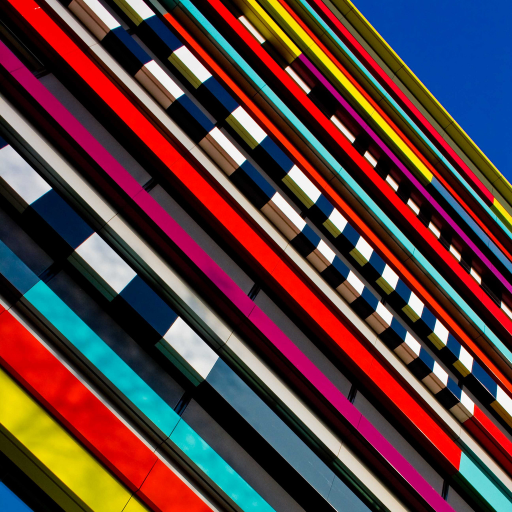
#> input picture BSRGAN/utils/test.png, 1024 x 1024 px, given as the content of the folder /root/media/quoc-huy/eval-wir/srbenchmarks/Set5/HR, which was not available (shown at 1/2 size)
$ python bsrgan_method.py   (older library calls are emulated)
#> lines starting #> are read from the running program, lines starting #| are printed output that depends on the picture; pictures that were not available may be replaced by others from this repository, and a replacement may not be noted
### BSRGAN/degradation/utils_image.py
import os
import math
import random
import numpy as np
import torch
import cv2
# from torchvision.utils import make_grid
from datetime import datetime
# import torchvision.transforms as transforms
import matplotlib.pyplot as plt
from mpl_toolkits.mplot3d import Axes3D
os.environ["KMP_DUPLICATE_LIB_OK"] = "TRUE"


'''
# --------------------------------------------
# Kai Zhang (github: https://github.com/cszn)
# 03/Mar/2019
# --------------------------------------------
# https://github.com/twhui/SRGAN-pyTorch
# https://github.com/xinntao/BasicSR
# --------------------------------------------
'''


IMG_EXTENSIONS = ['.jpg', '.JPG', '.jpeg', '.JPEG', '.png', '.PNG', '.ppm', '.PPM', '.bmp', '.BMP', '.tif']


def is_image_file(filename):
    return any(filename.endswith(extension) for extension in IMG_EXTENSIONS)


def get_timestamp():
    return datetime.now().strftime('%y%m%d-%H%M%S')


# [21 lines left out: functions imshow, surf, not called in this run]


'''
# --------------------------------------------
# get image pathes
# --------------------------------------------
'''


# [21 lines left out: functions get_image_paths, _get_paths_from_images, not called in this run]


'''
# --------------------------------------------
# split large images into small images
# --------------------------------------------
'''


# [50 lines left out: functions patches_from_image, imssave, split_imageset, not called in this run]
        #if original_dataroot == taget_dataroot:
        #del img_path

'''
# --------------------------------------------
# makedir
# --------------------------------------------
'''


def mkdir(path):
    if not os.path.exists(path):
        os.makedirs(path)


# [14 lines left out: functions mkdirs, mkdir_and_rename, not called in this run]


'''
# --------------------------------------------
# read image from path
# opencv is fast, but read BGR numpy image
# --------------------------------------------
'''


# --------------------------------------------
# get uint8 image of size HxWxn_channles (RGB)
# --------------------------------------------
def imread_uint(path, n_channels=3):
    #  input: path
    # output: HxWx3(RGB or GGG), or HxWx1 (G)
#> called with n_channels = 3
    if n_channels == 1:
        img = cv2.imread(path, 0)  # cv2.IMREAD_GRAYSCALE
        img = np.expand_dims(img, axis=2)  # HxWx1
    elif n_channels == 3:
        img = cv2.imread(path, cv2.IMREAD_UNCHANGED)  # BGR or G
#> img is the input picture: shape (1024, 1024, 3); mean B, G, R 60.7, 60.2, 88.5
        if img.ndim == 2:
            img = cv2.cvtColor(img, cv2.COLOR_GRAY2RGB)  # GGG
        else:
            img = cv2.cvtColor(img, cv2.COLOR_BGR2RGB)  # RGB
    return img


# --------------------------------------------
# matlab's imwrite
# --------------------------------------------
def imsave(img, img_path):
    img = np.squeeze(img)
    if img.ndim == 3:
        img = img[:, :, [2, 1, 0]]
    cv2.imwrite(img_path, img)

# [22 lines left out: functions imwrite, read_img, not called in this run]


'''
# --------------------------------------------
# image format conversion
# --------------------------------------------
# numpy(single) <--->  numpy(uint)
# numpy(single) <--->  tensor
# numpy(uint)   <--->  tensor
# --------------------------------------------
'''


# --------------------------------------------
# numpy(single) [0, 1] <--->  numpy(uint)
# --------------------------------------------


def uint2single(img):

    return np.float32(img/255.)
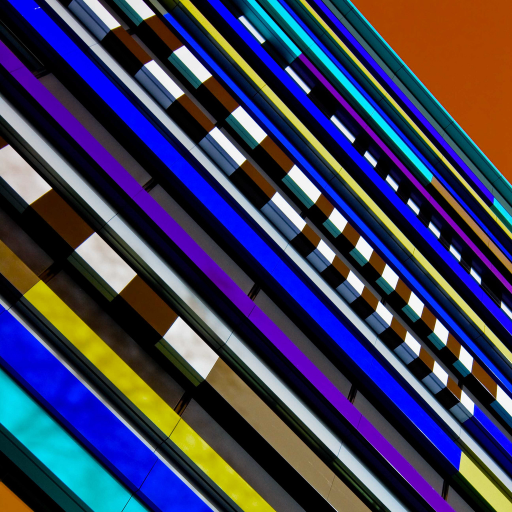
#> returned value: shape (1024, 1024, 3) float32 (shown at 1/2 size); mean of channels 0, 1, 2 0.347, 0.236, 0.238; drawn as B, G, R


def single2uint(img):

    return np.uint8((img.clip(0, 1)*255.).round())


def uint162single(img):

    return np.float32(img/65535.)


def single2uint16(img):

    return np.uint16((img.clip(0, 1)*65535.).round())


# --------------------------------------------
# numpy(uint) (HxWxC or HxW) <--->  tensor
# --------------------------------------------


# convert uint to 4-dimensional torch tensor
# [19 lines left out: functions uint2tensor4, uint2tensor3, tensor2uint, not called in this run]


# --------------------------------------------
# numpy(single) (HxWxC) <--->  tensor
# --------------------------------------------


# convert single (HxWxC) to 3-dimensional torch tensor
def single2tensor3(img):
    return torch.from_numpy(np.ascontiguousarray(img)).permute(2, 0, 1).float()


# convert single (HxWxC) to 4-dimensional torch tensor
def single2tensor4(img):
    return torch.from_numpy(np.ascontiguousarray(img)).permute(2, 0, 1).float().unsqueeze(0)


# convert torch tensor to single
# [15 lines left out: functions tensor2single, tensor2single3, not called in this run]


def single2tensor5(img):
    return torch.from_numpy(np.ascontiguousarray(img)).permute(2, 0, 1, 3).float().unsqueeze(0)


def single32tensor5(img):
    return torch.from_numpy(np.ascontiguousarray(img)).float().unsqueeze(0).unsqueeze(0)


def single42tensor4(img):
    return torch.from_numpy(np.ascontiguousarray(img)).permute(2, 0, 1, 3).float()


# [26 lines of commented-out code are left out]


'''
# --------------------------------------------
# Augmentation, flipe and/or rotate
# --------------------------------------------
# The following two are enough.
# (1) augmet_img: numpy image of WxHxC or WxH
# (2) augment_img_tensor4: tensor image 1xCxWxH
# --------------------------------------------
'''


# [105 lines left out: functions augment_img, augment_img_tensor4, augment_img_tensor, augment_img_np3, augment_imgs, not called in this run]


'''
# --------------------------------------------
# modcrop and shave
# --------------------------------------------
'''


# [22 lines left out: functions modcrop, shave, not called in this run]


'''
# --------------------------------------------
# image processing process on numpy image
# channel_convert(in_c, tar_type, img_list):
# rgb2ycbcr(img, only_y=True):
# bgr2ycbcr(img, only_y=True):
# ycbcr2rgb(img):
# --------------------------------------------
'''


# [81 lines left out: functions rgb2ycbcr, ycbcr2rgb, bgr2ycbcr, channel_convert, not called in this run]


'''
# --------------------------------------------
# metric, PSNR, SSIM and PSNRB
# --------------------------------------------
'''


# --------------------------------------------
# PSNR
# --------------------------------------------
# [151 lines left out: functions calculate_psnr, calculate_ssim, ssim, _blocking_effect_factor, calculate_psnrb, not called in this run]

'''
# --------------------------------------------
# matlab's bicubic imresize (numpy and torch) [0, 1]
# --------------------------------------------
'''


# matlab 'imresize' function, now only support 'bicubic'
# [210 lines left out: functions cubic, calculate_weights_indices, imresize, imresize_np, not called in this run]


# [2 lines that do not run on import are left out]
# [10 lines of commented-out code are left out]

### BSRGAN/degradation/bsrgan_method.py
import random
import numpy as np
import cv2
from scipy import ndimage
import torch
import utils_image as util
import scipy.stats as ss
from scipy.interpolate import RectBivariateSpline
from scipy.linalg import orth
import argparse
import os

# [12 lines left out: function modcrop_np, not called in this run]


"""
# --------------------------------------------
# anisotropic Gaussian kernels
# --------------------------------------------
"""
# [14 lines left out: function analytic_kernel, not called in this run]


def anisotropic_Gaussian(ksize=15, theta=np.pi, l1=6, l2=6):
    """ generate an anisotropic Gaussian kernel
    Args:
        ksize : e.g., 15, kernel size
        theta : [0,  pi], rotation angle range
        l1    : [0.1,50], scaling of eigenvalues
        l2    : [0.1,l1], scaling of eigenvalues
        If l1 = l2, will get an isotropic Gaussian kernel.

    Returns:
        k     : kernel
    """

    v = np.dot(np.array([[np.cos(theta), -np.sin(theta)], [np.sin(theta), np.cos(theta)]]), np.array([1., 0.]))
    V = np.array([[v[0], v[1]], [v[1], -v[0]]])
    D = np.array([[l1, 0], [0, l2]])
    Sigma = np.dot(np.dot(V, D), np.linalg.inv(V))
    k = gm_blur_kernel(mean=[0, 0], cov=Sigma, size=ksize)

    return k


def gm_blur_kernel(mean, cov, size=15):
    center = size / 2.0 + 0.5
    k = np.zeros([size, size])
    for y in range(size):
        for x in range(size):
            cy = y - center + 1
            cx = x - center + 1
            k[y, x] = ss.multivariate_normal.pdf([cx, cy], mean=mean, cov=cov)

    k = k / np.sum(k)
    return k


def shift_pixel(x, sf, upper_left=True):
    """shift pixel for super-resolution with different scale factors
    Args:
        x: WxHxC or WxH
        sf: scale factor
        upper_left: shift direction
    """
    h, w = x.shape[:2]
    shift = (sf-1)*0.5
    xv, yv = np.arange(0, w, 1.0), np.arange(0, h, 1.0)
    if upper_left:
        x1 = xv + shift
        y1 = yv + shift
    else:
        x1 = xv - shift
        y1 = yv - shift

    x1 = np.clip(x1, 0, w-1)
    y1 = np.clip(y1, 0, h-1)

    if x.ndim == 2:
        f = RectBivariateSpline(yv, xv, x)
        x = f(y1, x1)
    elif x.ndim == 3:
        out = []
        for i in range(x.shape[-1]):
            f = RectBivariateSpline(yv, xv, x[:, :, i])
            out.append(f(y1, x1))
        x = np.stack(out, axis=-1)

    return x


# [58 lines left out: functions blur, gen_kernel, not called in this run]


def fspecial_gaussian(hsize, sigma):
    hsize = [hsize, hsize]
    siz = [(hsize[0]-1.0)/2.0, (hsize[1]-1.0)/2.0]
    std = sigma
    [x, y] = np.meshgrid(np.arange(-siz[1], siz[1]+1), np.arange(-siz[0], siz[0]+1))
    arg = -(x*x + y*y)/(2*std*std)
    h = np.exp(arg)
    h[h < np.finfo(float).eps * h.max()] = 0
    sumh = h.sum()
    if sumh != 0:
        h = h/sumh
    return h


# [7 lines left out: function fspecial_laplacian, not called in this run]


def fspecial(filter_type, *args, **kwargs):
    '''
    python code from:
    https://github.com/ronaldosena/imagens-medicas-2/blob/40171a6c259edec7827a6693a93955de2bd39e76/Aulas/aula_2_-_uniform_filter/matlab_fspecial.py
    '''
    if filter_type == 'gaussian':
        return fspecial_gaussian(*args, **kwargs)
    if filter_type == 'laplacian':
        return fspecial_laplacian(*args, **kwargs)

"""
# --------------------------------------------
# degradation models
# --------------------------------------------
"""


# [105 lines left out: functions bicubic_degradation, srmd_degradation, dpsr_degradation, classical_degradation, add_sharpening, not called in this run]


def add_blur(img, sf=4):
    wd2 = 4.0 + sf
    wd = 2.0 + 0.2*sf
    if random.random() < 0.5:
        l1 = wd2*random.random()
        l2 = wd2*random.random()
        k = anisotropic_Gaussian(ksize=2*random.randint(2,11)+3, theta=random.random()*np.pi, l1=l1, l2=l2)
    else:
        k = fspecial('gaussian', 2*random.randint(2,11)+3, wd*random.random())
    img = ndimage.convolve(img, np.expand_dims(k, axis=2), mode='mirror')

    return img


# [12 lines left out: function add_resize, not called in this run]


def add_Gaussian_noise(img, noise_level1=2, noise_level2=25):
    noise_level = random.randint(noise_level1, noise_level2)
    rnum = np.random.rand()
    if rnum > 0.6:   # add color Gaussian noise
        img += np.random.normal(0, noise_level/255.0, img.shape).astype(np.float32)
    elif rnum < 0.4: # add grayscale Gaussian noise
        img += np.random.normal(0, noise_level/255.0, (*img.shape[:2], 1)).astype(np.float32)
    else:            # add  noise
        L = noise_level2/255.
        D = np.diag(np.random.rand(3))
        U = orth(np.random.rand(3,3))
        conv = np.dot(np.dot(np.transpose(U), D), U)
        img += np.random.multivariate_normal([0,0,0], np.abs(L**2*conv), img.shape[:2]).astype(np.float32)
    img = np.clip(img, 0.0, 1.0)
    return img


# [30 lines left out: functions add_speckle_noise, add_Poisson_noise, not called in this run]


def add_JPEG_noise(img):
    quality_factor = random.randint(30, 95)
    img = cv2.cvtColor(util.single2uint(img), cv2.COLOR_RGB2BGR)
    result, encimg = cv2.imencode('.jpg', img, [int(cv2.IMWRITE_JPEG_QUALITY), quality_factor])
    img = cv2.imdecode(encimg, 1)
    img = cv2.cvtColor(util.uint2single(img), cv2.COLOR_BGR2RGB)
    return img


# [9 lines left out: function random_crop, not called in this run]

def degradation_bsrgan(img, sf=4, lq_patchsize=1, isp_model=None):
    """
    This is the degradation model of BSRGAN from the paper
    "Designing a Practical Degradation Model for Deep Blind Image Super-Resolution"
    ----------
    img: HXWXC, [0, 1], its size should be large than (lq_patchsizexsf)x(lq_patchsizexsf)
    sf: scale factor
    isp_model: camera ISP model

    Returns
    -------
    img: low-quality patch, size: lq_patchsizeXlq_patchsizeXC, range: [0, 1]
    hq: corresponding high-quality patch, size: (lq_patchsizexsf)X(lq_patchsizexsf)XC, range: [0, 1]
    """
#> called with sf = 4, lq_patchsize = 1

    isp_prob, jpeg_prob, scale2_prob = 0.25, 0.9, 0.25
    sf_ori = sf

    h1, w1 = img.shape[:2]
#> h1 = 1024; w1 = 1024
    img = img.copy()[:h1 - h1 % sf, :w1 - w1 % sf, ...]  # mod crop
    h, w = img.shape[:2]
#> h = 1024; w = 1024

    if h < lq_patchsize*sf or w < lq_patchsize*sf:
        raise ValueError(f'img size ({h1}X{w1}) is too small!')

    hq = img.copy()

    if sf == 4 and random.random() < scale2_prob:   # downsample1
        if np.random.rand() < 0.5:
            img = cv2.resize(img, (int(1/2*img.shape[1]), int(1/2*img.shape[0])), interpolation=random.choice([1,2,3]))
        else:
            img = util.imresize_np(img, 1/2, True)
        img = np.clip(img, 0.0, 1.0)
        sf = 2

    shuffle_order = random.sample(range(7), 7)
    idx1, idx2 = shuffle_order.index(2), shuffle_order.index(3)
    if idx1 > idx2:  # keep downsample3 last
        shuffle_order[idx1], shuffle_order[idx2] = shuffle_order[idx2], shuffle_order[idx1]

    for i in shuffle_order:

        if i == 0:
            img = add_blur(img, sf=sf)

        elif i == 1:
            img = add_blur(img, sf=sf)

        elif i == 2:
            a, b = img.shape[1], img.shape[0]
            # downsample2
            if random.random() < 0.75:
                sf1 = random.uniform(1,2*sf)
                img = cv2.resize(img, (int(1/sf1*img.shape[1]), int(1/sf1*img.shape[0])), interpolation=random.choice([1,2,3]))
            else:
                k = fspecial('gaussian', 25, random.uniform(0.1, 0.6*sf))
                k_shifted = shift_pixel(k, sf)
                k_shifted = k_shifted/k_shifted.sum()  # blur with shifted kernel
                img = ndimage.convolve(img, np.expand_dims(k_shifted, axis=2), mode='mirror')
                img = img[0::sf, 0::sf, ...]  # nearest downsampling
            img = np.clip(img, 0.0, 1.0)

        elif i == 3:
            # downsample3
            img = cv2.resize(img, (int(1/sf*a), int(1/sf*b)), interpolation=random.choice([1,2,3]))
            img = np.clip(img, 0.0, 1.0)

        elif i == 4:
            # add Gaussian noise
            img = add_Gaussian_noise(img, noise_level1=2, noise_level2=25)

        elif i == 5:
            # add JPEG noise
            if random.random() < jpeg_prob:
                img = add_JPEG_noise(img)

        elif i == 6:
            # add processed camera sensor noise
            if random.random() < isp_prob and isp_model is not None:
                with torch.no_grad():
                    img, hq = isp_model.forward(img.copy(), hq)

    # add final JPEG compression noise
    img = add_JPEG_noise(img)
#> in add_JPEG_noise (call 2), `quality_factor = random.randint(30, 95)`: quality_factor = 48
#> in single2uint (call 2), `return np.uint8((img.clip(0, 1)*255.).round())`:
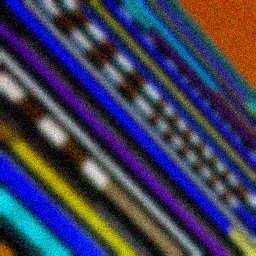
#> returned value: shape (256, 256, 3); mean of channels 0, 1, 2 89.5, 61.4, 62.6; drawn as B, G, R
#> in add_JPEG_noise (call 2), `result, encimg = cv2.imencode('.jpg', img, [int(cv2.IMWRITE_JPEG_QUALI..`: encimg = 11382 values, max 255 at index 0, min 0 at index 4, mean 125.1
#> in add_JPEG_noise (call 2), `img = cv2.imdecode(encimg, 1)`:
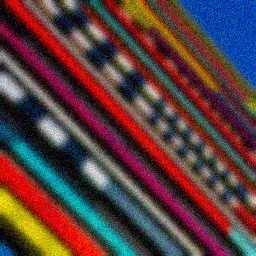
#> img: shape (256, 256, 3); mean B, G, R 62.7, 61.4, 89.6

    # random crop
    # img, hq = random_crop(img, hq, sf_ori, lq_patchsize)

    return img, hq

def main():
    datasetname = 'Set5'

    parser = argparse.ArgumentParser()
    parser.add_argument('--input_path', type=str, default=f'/root/media/quoc-huy/eval-wir/srbenchmarks/{datasetname}/HR', help='input image path')
    parser.add_argument('--output_path', type=str, default=f'/root/media/quoc-huy/bsrgan-dataset/{datasetname}', help='output image path')

    args = parser.parse_args()

    if not os.path.exists(args.output_path):
        os.makedirs(args.output_path)

    for file_name in os.listdir(args.input_path):
        if file_name.lower().endswith(('.png', '.jpg', '.jpeg', '.bmp', '.tiff')):
            img = util.imread_uint(os.path.join(args.input_path, file_name), 3)
            img = util.uint2single(img)
            lq, hq = degradation_bsrgan(img, sf=4, isp_model=None)
            util.imsave(util.single2uint(lq), os.path.join(args.output_path, f'{file_name}'))
#> in single2uint (call 3), `return np.uint8((img.clip(0, 1)*255.).round())`:
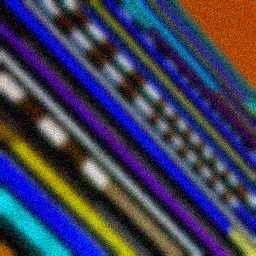
#> returned value: shape (256, 256, 3); mean of channels 0, 1, 2 89.6, 61.4, 62.7; drawn as B, G, R

if __name__ == '__main__':
    main()
